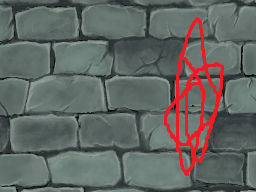
#> input picture images_for_dungeon_crawler/final_wall.png, 256 x 192 px
$ python test.py
#> lines starting #> are read from the running program, lines starting #| are printed output that depends on the picture
from __future__ import division
from PIL import Image
import numpy

def find_coeffs(pa, pb):
    matrix = []
    for p1, p2 in zip(pa, pb):
        matrix.append([p1[0], p1[1], 1, 0, 0, 0, -p2[0]*p1[0], -p2[0]*p1[1]])
        matrix.append([0, 0, 0, p1[0], p1[1], 1, -p2[1]*p1[0], -p2[1]*p1[1]])

    A = numpy.matrix(matrix, dtype=numpy.float)
    B = numpy.array(pb).reshape(8)

    res = numpy.dot(numpy.linalg.inv(A.T * A) * A.T, B)
    return numpy.array(res).reshape(8)


def get_line_equation(x1, y1, x2, y2):
    # y = mx + b
    m = (y2 - y1) / (x2 - x1)
    b = y1 - m*x1
    def func(x=None, y=None):
        if x is None and y is None:
            raise ValueError('One of the argumentes must not be null')
        if x is not None:
            return m*x + b
        else:
            return (y-b) / m
    return func


x = find_coeffs([(0, 0), (256, 128), (256, 384), (0, 512)],
                [(0, 0), (512, 0), (512, 512), (0, 512)])


X_PARTS = 8
Y_PARTS = 3


img = Image.open('final_wall.png')
#> img is the input picture: PIL image 256x192 RGBA; mean R, G, B, A 99.2, 102.4, 98.7, 255

original_size = img.size
#> original_size = (256, 192)
x_size = original_size[0]
#> x_size = 256
y_size = original_size[1]
#> y_size = 192

center = tuple( x/2 for x in original_size)
#> center = (128, 96)

x_part = x_size / X_PARTS
#> x_part = 32
y_part = y_size / Y_PARTS
#> y_part = 64

vp = (0, -(y_part/2) if Y_PARTS % 2 != 0 else 0)
#> vp = (0, -32)
vanishing_point = tuple(sum(x) for x in zip(center, vp))
#> vanishing_point = (128, 64)


# far. -1 X part
def far(n_parts, image, result_filename):
#> called with n_parts = -2, result_filename = 'nearnear.png'
    part = x_part * n_parts
#> part = -64

    # up left corner
    f1 = get_line_equation(0, 0, *vanishing_point)
    tmp = f1(x=part)
#> tmp = -32
    up_left = (part, tmp)
#> up_left = (-64, -32)

    # up right corner
    f2 = get_line_equation(x_size, 0, *vanishing_point)
    tmp = f2(x=(x_size-part))
    up_right = (x_size-part, tmp)

    # down left corner
    f3 = get_line_equation(0, y_size, *vanishing_point)
    tmp = f3(x=part)
    down_left = (part, tmp)

    # down right corner
    f4 = get_line_equation(x_size, y_size, *vanishing_point)
    tmp = f4(x=(x_size-part))
    down_right = (x_size-part, tmp)

    coeffs = find_coeffs([up_left, up_right, down_right, down_left],
                         [(0, 0), (x_size, 0), (x_size, y_size), (0, y_size)])

    new_image = image.transform((original_size), Image.PERSPECTIVE, coeffs, Image.BICUBIC)
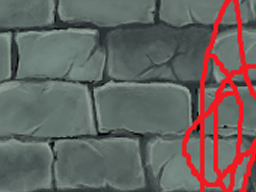
#> new_image: PIL image 256x192 RGBA; mean R, G, B, A 103.6, 99.5, 96.2, 255
    #new_image.save(result_filename, 'PNG')
    nn = Image.new('RGB', (512, 384))
#> nn: PIL image 512x384 RGB; every value is 0
    nn.paste(new_image, (0, 0))
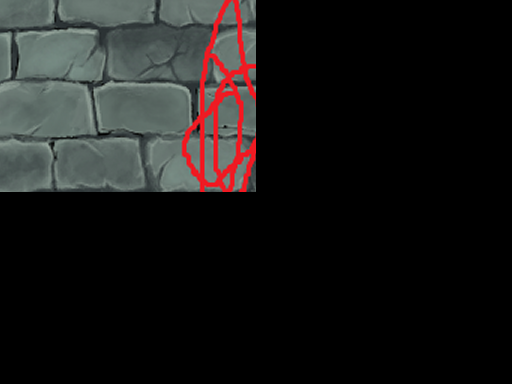
#> nn: PIL image 512x384 RGB; mean R, G, B 25.9, 24.9, 24.1
    nn.save(result_filename, 'PNG')


# [52 lines left out: function corridor, not called in this run]


far(-2, img, 'nearnear.png')
#corridor(0, 1, img, 'left.png')

$ run again, with images_for_dungeon_crawler/wall.png copied over images_for_dungeon_crawler/final_wall.png
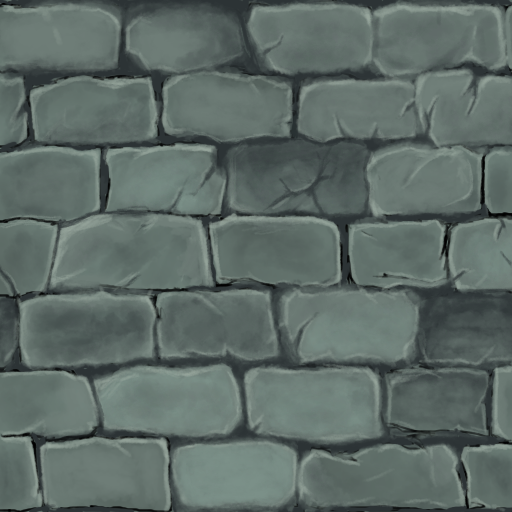
#> input picture images_for_dungeon_crawler/wall.png, 512 x 512 px
#> img is the input picture: PIL image 512x512 RGBA; mean R, G, B, A 93.7, 107.2, 102.8, 255
#> in far, `new_image = image.transform((original_size), Image.PERSPECTIVE, coeffs..`:
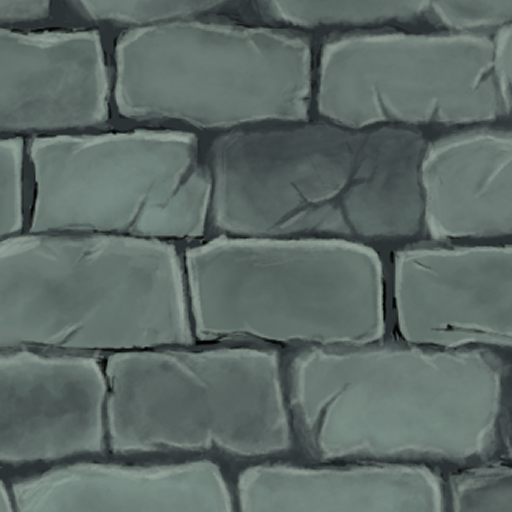
#> new_image: PIL image 512x512 RGBA; mean R, G, B, A 92.9, 106.3, 102, 255
#> in far, `nn.paste(new_image, (0, 0))`:
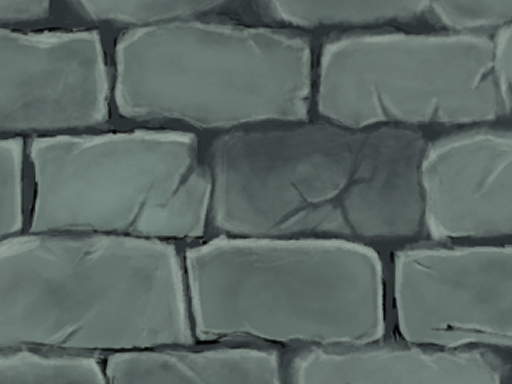
#> nn: PIL image 512x384 RGB; mean R, G, B 92, 105.2, 101
